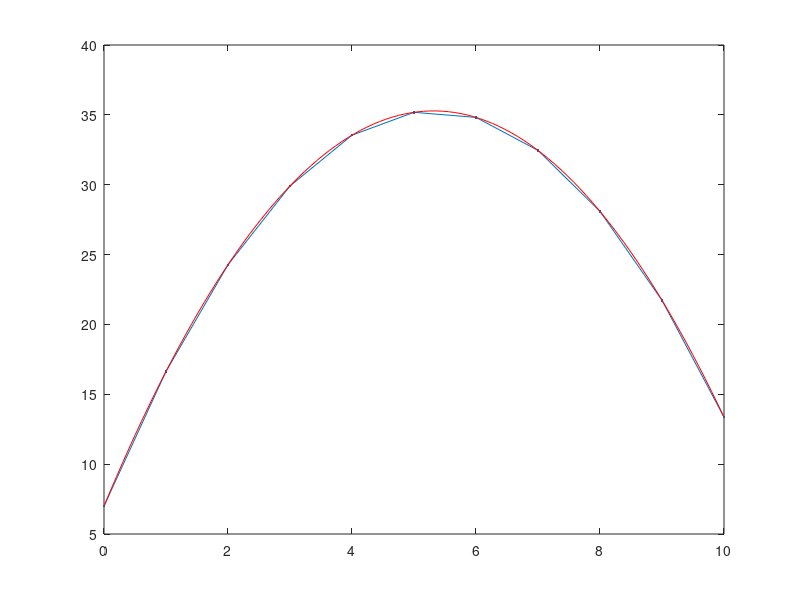

The MATLAB script that drew this image:
function F=driver

% clear the console screen
clc; close all;clf
% load the data structure with info pertaining to the physical problem
dat.condu=@condu;
dat.esrc=@esrc;
dat.width=10;
bc.left.type=2; %0=neumann, 1=robin, 2=dirichlet
bc.left.C=7; % (that data is C in: +Ddu/dn=C // u/4+D/2du/dn=C // u=C)
bc.rite.type=1;
bc.rite.C=1;
dat.bc=bc; clear bc;

% load the numerical parameters, npar, structure pertaining to numerics
% number of elements
npar.nel = 10;
% domain
npar.x = linspace(0,dat.width,npar.nel+1);
% polynomial degree
npar.porder=1;
% nbr of dofs per variable
npar.ndofs = npar.porder*npar.nel+1;
% connectivity
gn=zeros(npar.nel,npar.porder+1);
gn(1,:)=linspace(1,npar.porder+1,npar.porder+1);
for iel=2:npar.nel
    gn(iel,:)=[gn(iel-1,end) , gn(iel-1,2:end)+npar.porder ];
end
npar.gn=gn; clear gn;

% solve system
F = solve_fem3(dat,npar);
% plot
figure(1)
plot(npar.x,F,'.-'); hold all
% % verification is always good
verif_hc_eq(dat)

return
end

%%%%%%%%%%%%%%%%%%%%%%%%%%%%%%%%%%%%%

function u=solve_fem3(dat,npar)

% initial guess
% (not needed if a direct method is used to solve the linear system)
u=ones(npar.ndofs,1);

% assemble the matrix and the rhs
[A,b]=assemble_system(npar,dat);

% solve
u=A\b;

return
end
%%%%%%%%%%%%%%%%%%%%%%%%%%%%%%%%%%%%%

function [A,rhs]=assemble_system(npar,dat)
% assemble the matrix, the rhs, apply BC

% shortcuts
porder= npar.porder;
gn    = npar.gn;
nel   = npar.nel;
% ideally, we would analyze the connectivity to determine nnz
nnz=(porder+1)*nel; %this is an upperbound, not exact
% n: linear system size
n=nel*porder+1;
% allocate memory
A=spalloc(n,n,nnz);
rhs=zeros(n,1);

% compute local matrices
% load Gauss Legendre quadrature (GLQ is exact on polynomials of degree up to 2n-1,
% while using only integrand evaluations (n-point quadrature).
% estimate the max poly order (it comes from the mass matrix  when coef. are
% piecewise constant and the material mesh matches the computational mesh
poly_max=2*porder;
[xq,wq] = GLNodeWt(porder+1);
% initialize local matrices/vectors
m=zeros(porder+1,porder+1);
k=m;
f=zeros(porder+1,1);
% store shapeset
[b,dbdx] =feshpln(xq,porder);

% definition of the weak form:
% int_domain (grad u D grad b) - int_bd_domain (b D grad u n) ...
%      + int_domain( XSa u b) = int_domain (b rhs)

% loop over elements
for iel=1:npar.nel
    % element extremities
    x0=npar.x(iel);
    x1=npar.x(iel+1);
    % jacobian of the transformation to the ref. element
    Jac=(x1-x0)/2;
    % get x values in the interval
    x=(x1+x0)/2+xq*(x1-x0)/2;
    d=dat.condu(x);
    q=dat.esrc(x);
    % compute local matrices + load vector
    for i=1:porder+1
        for j=1:porder+1
            m(i,j)= dot(0.*wq.*b(:,i)    , b(:,j));
            k(i,j)= dot(d.*wq.*dbdx(:,i) , dbdx(:,j));
        end
        f(i)= dot(q.*wq, b(:,i));
    end
    % assemble
    A(gn(iel,:),gn(iel,:)) = A(gn(iel,:),gn(iel,:)) + ...
       m*Jac + k/Jac;
    rhs(gn(iel,:)) = rhs(gn(iel,:)) + f*Jac;
end

% apply natural BC
Dirichlet_nodes=[];
Dirichlet_val=[];
switch dat.bc.left.type
    case 0 % Neumann, int_bd_domain (b D grad u n) is on the RHS
        rhs(1)=rhs(1)+dat.bc.left.C;
    case 1 % Robin
        A(1,1)=A(1,1)+1/2;
        rhs(1)=rhs(1)+2*dat.bc.left.C;
    case 2 % Dirichlet
        Dirichlet_nodes=[Dirichlet_nodes 1];
        Dirichlet_val=[Dirichlet_val dat.bc.left.C];
end
switch dat.bc.rite.type
    case 0 % Neumann, int_bd_domain (b D grad u n) is on the RHS
        rhs(n)=rhs(n)+dat.bc.rite.C;
    case 1 % Robin
        A(n,n)=A(n,n)+1/2;
        rhs(n)=rhs(n)+2*dat.bc.rite.C;
    case 2 % Dirichlet
        Dirichlet_nodes=[Dirichlet_nodes n];
        Dirichlet_val=[Dirichlet_val dat.bc.rite.C];
end
% apply Dirichlet BC
for i=1:length(Dirichlet_nodes);% loop on the number of constraints
    id=Dirichlet_nodes(i);      % extract the dof of a constraint
    bcval=Dirichlet_val(i);
    rhs=rhs-bcval*A(:,id);  % modify the rhs using constrained value
    A(id,:)=0; % set all the id-th row to zero
    A(:,id)=0; % set all the id-th column to zero (symmetrize A)
    A(id,id)=1;            % set the id-th diagonal to unity
    rhs(id)=bcval;         % put the constrained value in the rhs
end

return
end
%%%%%%%%%%%%%%%%%%%%%%%%%%%%%%%%%%%%%

function [shapefun,dhdx]=feshpln (xv,p)
% computes the finite element basis functions and their first derivatives
% for any order p
% here, we use Lagrangian FE functions

xd=linspace(-1,1,p+1);

shapefun=zeros(length(xv),p+1);
dhdx    =zeros(length(xv),p+1);

% shape function
for i=1:p+1
    num=1.;
    den=1.;
    for j=1:p+1
        if(j~=i)
            num=num.*(xv-xd(j));
            den=den.*(xd(i)-xd(j));
        end
    end
    shapefun(:,i)=num./den;
end

% derivative of the shape function
for i=1:p+1
    sum=0.;
    den=1.;
    for j=1:p+1
        if(j~=i)
            num=1;
            for k=1:p+1
                if((k~=i)&&(k~=j))
                    num=num.*(xv-xd(k));
                end
            end
            sum=sum+num;
            den=den.*(xd(i)-xd(j));
        end
    end
    dhdx(:,i)=sum./den;
end

return
end
%%%%%%%%%%%%%%%%%%%%%%%%%%%%%%%%%%%%%%

function [x,w] = GLNodeWt(n)
% GLNodeWt  Nodes and weights for Gauss-Legendre quadrature of arbitrary order
%           obtained by solving an eigenvalue problem
%
% Synopsis:  [x,w] = GLNodeWt(n)
%
% Input:     n = order of quadrature rule
%
% Output:    x = vector of nodes
%            w = vector of weights

%  Algorithm based on ideas from Golub and Welsch, and Gautschi.  For a
%  condensed presentation see H.R. Schwarz, "Numerical Analysis: A
%  Comprehensive Introduction," 1989, Wiley.  Original MATLAB
%  implementation by H.W. Wilson and L.H. Turcotte, "Advanced Mathematics
%  and Mechanics Applications Using MATLAB," 2nd ed., 1998, CRC Press

beta   = (1:n-1)./sqrt(4*(1:n-1).^2 - 1);
J      = diag(beta,-1) + diag(beta,1);    % eig(J) needs J in full storage
[V,D]  = eig(J);
[x,ix] = sort(diag(D));  %  nodes are eigenvalues, which are on diagonal of D
w      = 2*V(1,ix)'.^2;  %  V(1,ix)' is column vector of first row of sorted V

return
end
%%%%%%%%%%%%%%%%%%%%%%%%%%%%%%%%%%%%%

function verif_hc_eq(dat)

cd=dat.condu; src=dat.esrc; L=dat.width;

% general form of the solution:
% T = Y x x + B x + E
% dT/dx= 2Yx + B
Y=-src(1)/(2*cd(1));
switch dat.bc.left.type
    case 0 % Neumann
        % +Ddu/dn=C on the left becomes: -Ddu/dx=C <==> -D.B=C <==> B=-C/D
        mat(1,1:2) =[1,0];
        b(1) = -dat.bc.left.C / cd(0);
    case 1 % Robin
        % u/4+D/2du/dn=C on the left becomes: u/4-D/2du/dx=C 
        % <==> E/4-D/2(B)=C 
        mat(1,1:2) =[-cd(0)/2,1/4];
        b(1) = dat.bc.left.C;
    case 2 % Dirichlet
        mat(1,1:2) =[0,1];
        b(1) = dat.bc.left.C;
end
switch dat.bc.rite.type
    case 0 % Neumann
        % +Ddu/dn=C on the right becomes: Ddu/dx=C <==> D.(2YL+B)=C <==> B=C/D-2YL
        mat(2,1:2) =[1,0];
        b(2) = dat.bc.rite.C / cd(L) - 2*Y*L;
    case 1 % Robin
        % u/4+D/2du/dn=C on the right becomes: u/4+D/2du/dx=C 
        % <==> (YL^2+BL+E)/4 + D/2(2YL+B) = C 
        mat(2,1:2) =[L/4+cd(L)/2,1/4];
        b(2) = dat.bc.rite.C - Y*L*L/4 -cd(L)*Y*L;
    case 2 % Dirichlet
        mat(2,1:2) =[L,1];
        b(2) = dat.bc.rite.C - Y*L*L;
end
% get coefficient for the analytical solution
a=mat\b';
x=linspace(0,L);
y=Y*(x.^2)+a(1)*x+a(2);
plot(x,y,'r-');hold all

return
end

%%%%%%%%%%%%%%%%%%%%%%%%%%%%%%%%%%%%%
function y=condu(x)
y=.5;
return
end
%%%%%%%%%%%%%%%%%%%%%%%%%%%%%%%%%%%%%
function y=esrc(x)
y=1;
return
end
%%%%%%%%%%%%%%%%%%%%%%%%%%%%%%%%%%%%%
